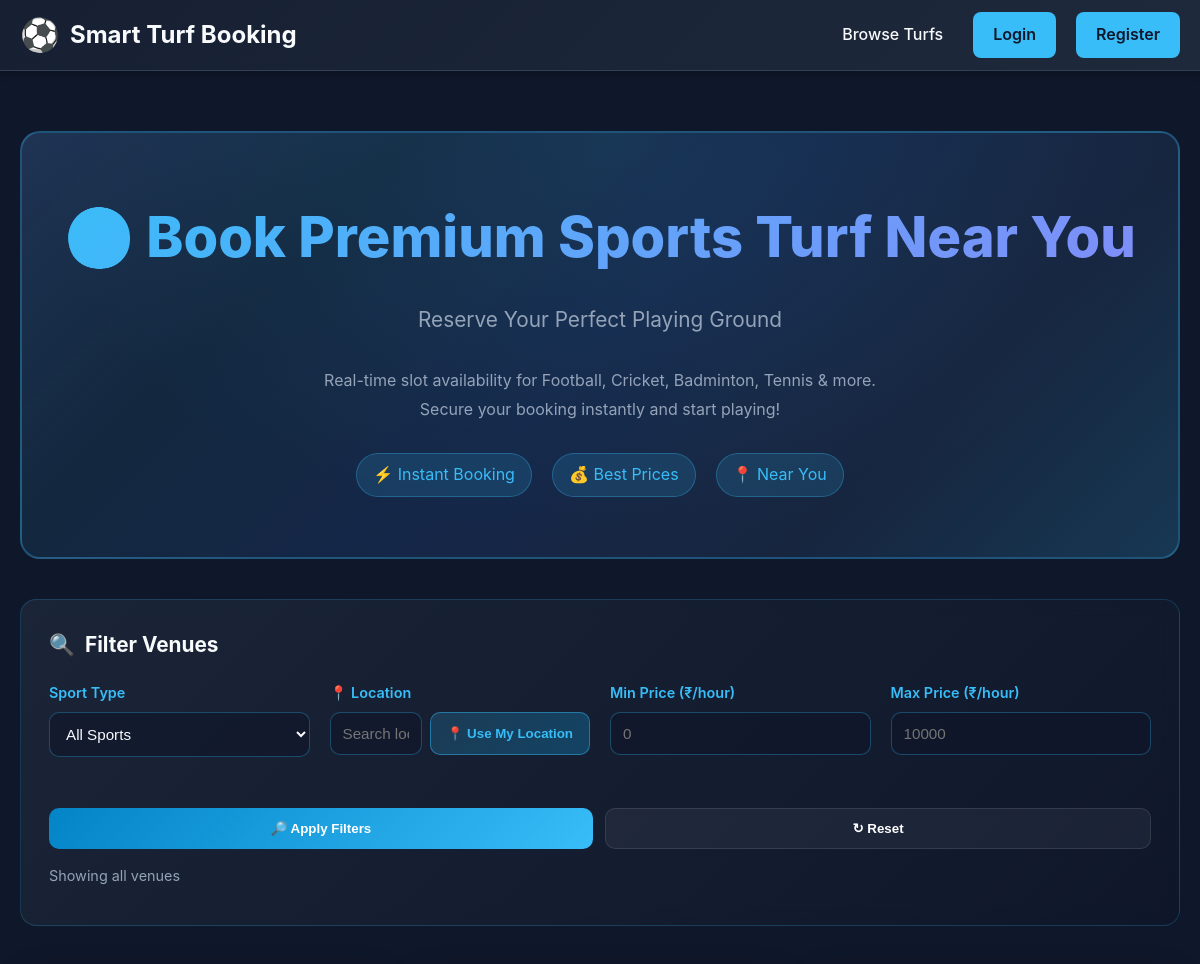
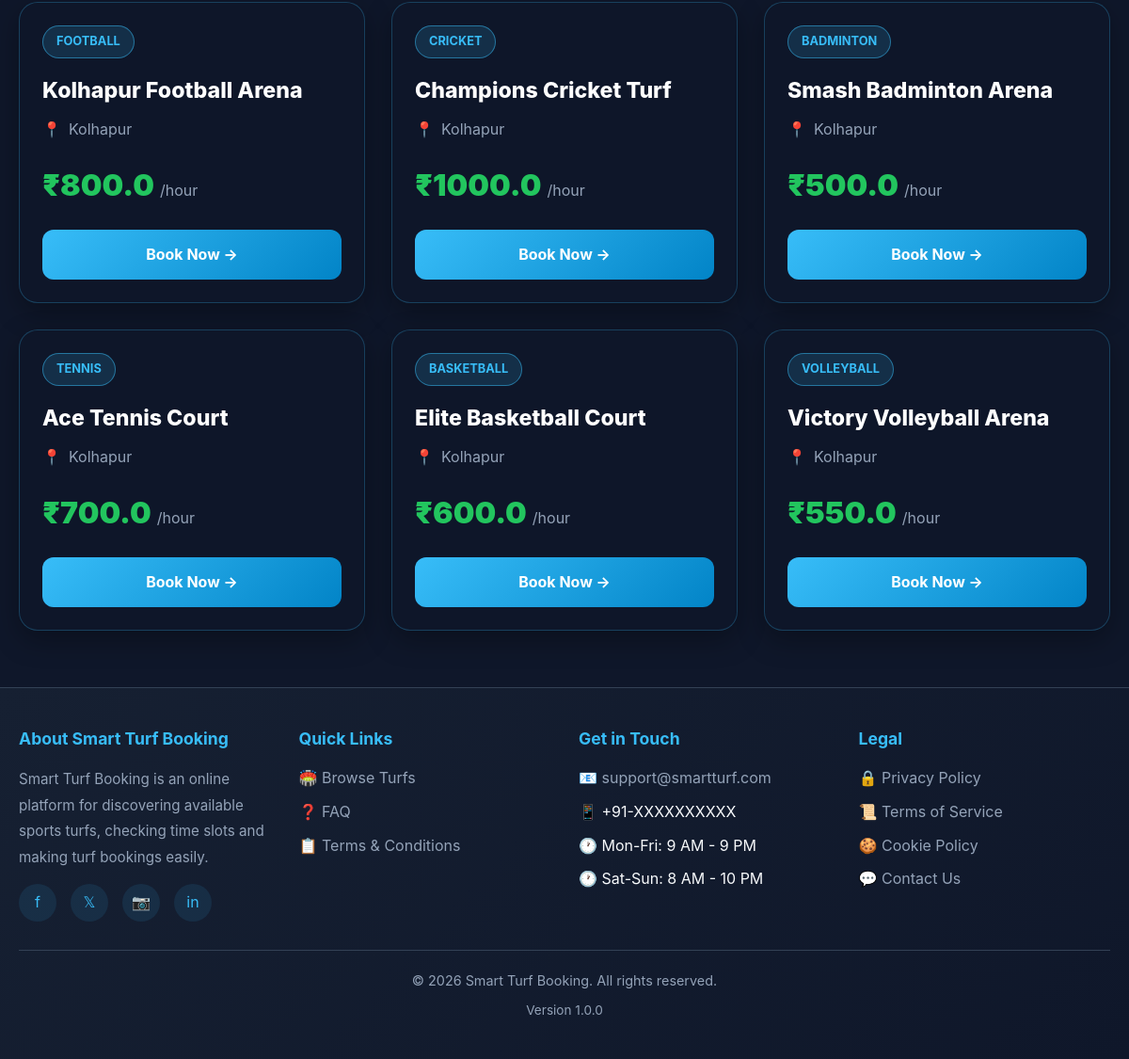
Screenshot of /grounds with the database file from the repository (2 pictures, top to bottom).
### tables this page shows
CREATE TABLE turfs (
            id INTEGER PRIMARY KEY AUTOINCREMENT,
            name TEXT NOT NULL,
            location TEXT NOT NULL,
            sport_type TEXT NOT NULL,
            price_per_hour REAL NOT NULL,
            description TEXT DEFAULT '',
            created_at TEXT DEFAULT CURRENT_TIMESTAMP
        );

### app.py (the view)
@app.route("/grounds")
def ground_list():
    conn = get_db()
    grounds = conn.execute("""
        SELECT *
        FROM turfs
        ORDER BY id ASC
    """).fetchall()
    conn.close()
    return render_template(
        "grounds.html",
        grounds=grounds
    )

### app.py (called while the page is built, shortened)
def get_db():
    conn = sqlite3.connect(DATABASE)
    conn.row_factory = sqlite3.Row
    return conn

@app.context_processor
def inject_current_user():
    user = None
    return {
        "current_user": CurrentUser(user)
    }

    @property
    def is_authenticated(self):
        return self.user is not None

### templates/grounds.html (shortened to what this page needs)
{% extends "base.html" %}
{% block content %}
<div class="page-wrapper">
    <div class="hero">
        <div class="hero-content">
            <h1>
                ⚽ Book Premium Sports Turf Near You
            </h1>
            <p class="hero-subtitle">
                Reserve Your Perfect Playing Ground
            </p>
            <p class="hero-description">
                Real-time slot availability for Football,
                Cricket, Badminton, Tennis & more.
                Secure your booking instantly and start playing!
            </p>
            <div class="hero-icons">
                <div class="icon-badge">
                    ⚡ Instant Booking
                </div>
                <div class="icon-badge">
                    💰 Best Prices
                </div>
                <div class="icon-badge">
                    📍 Near You
                </div>
            </div>
        </div>
    </div>
    <div class="filters-container">
        <div class="filters-title">
            🔍
            <span>
                Filter Venues
            </span>
        </div>
        <div class="filters-grid">
            <div class="filter-group">
                <label for="sportFilter">
                    Sport Type
                </label>
                <select id="sportFilter">
                    <option value="">
                        All Sports
                    </option>
                </select>
            </div>
            <div class="filter-group">
                <label for="locationFilter">
                    📍 Location
                </label>
                <div class="location-input-wrapper">
                    <input
                        type="text"
                        id="locationFilter"
                        placeholder="Search location..."
                    >
                    <button
                        type="button"
                        class="location-btn"
                        onclick="requestUserLocation()"
                    >
                        📍 Use My Location
                    </button>
                </div>
                <div
                    id="locationStatus"
                    class="location-status"
                ></div>
            </div>
            <div class="filter-group">
                <label for="priceMinFilter">
                    Min Price (₹/hour)
                </label>
                <input
                    type="number"
                    id="priceMinFilter"
                    placeholder="0"
                    min="0"
                >
            </div>
            <div class="filter-group">
                <label for="priceMaxFilter">
                    Max Price (₹/hour)
                </label>
                <input
                    type="number"
                    id="priceMaxFilter"
                    placeholder="10000"
                    min="0"
                >
            </div>
        </div>
        <div class="filter-actions">
            <button
                class="btn-filter"
                onclick="applyFilters()"
            >
                🔎 Apply Filters
            </button>
            <button
                class="btn-filter-reset"
                onclick="resetFilters()"
            >
                ↻ Reset
            </button>
        </div>
        <div class="filter-results-info">
            <span id="resultsCount">
                Showing all venues
            </span>
        </div>
    </div>
    <div
        class="grounds-grid"
        id="groundsGrid"
    >
        {% if grounds %}
            {% for ground in grounds %}
                <div
                    class="ground-card"
                    data-sport="{{ ground.sport_type }}"
                    data-location="{{ ground.location }}"
                    data-price="{{ ground.price_per_hour or 500 }}"
                >
                    <div>
                        <span class="card-badge">
                            {{ ground.sport_type or 'Sports' }}
                        </span>
                        <h2 class="card-title">
                            {{ ground.name }}
                        </h2>
                        <div class="card-location">
                            <span>📍</span>
                            <span>
                                {{ ground.location }}
                            </span>
                        </div>
                    </div>
                    <div>
                        <div class="card-price-container">
                            <span class="card-price">
                                ₹{{ ground.price_per_hour or 500 }}
                            </span>
                            <span class="price-unit">
                                /hour
                            </span>
                        </div>
                        <a
                            href="{{ url_for('create_booking', ground_id=ground.id) }}"
                            class="btn-book"
                        >
                            Book Now →
                        </a>
                    </div>
                </div>
            {% endfor %}
        {% endif %}
    </div>
</div>
{% endblock %}

### templates/base.html (shortened to what this page needs)
<!DOCTYPE html>
<html lang="en">
<head>
</head>
<body>
<header>
    <div class="header-container">
        <a href="{{ url_for('ground_list') }}" class="logo">
            <span class="logo-icon">⚽</span>
            <span>Smart Turf Booking</span>
        </a>
        <nav>
            <ul class="nav-links">
                <li>
                    <a href="{{ url_for('ground_list') }}">
                        Browse Turfs
                    </a>
                </li>
            </ul>
            <div class="user-section">
                {% if current_user.is_authenticated %}
                    <div class="user-info">
                        <span>
                            Welcome,
                            <strong>{{ current_user.username }}</strong>
                        </span>
                    </div>
                    <a href="{{ url_for('logout') }}"
                       class="btn-nav btn-logout">
                        Logout
                    </a>
                {% else %}
                    <a href="{{ url_for('login') }}"
                       class="btn-nav">
                        Login
                    </a>
                    <a href="{{ url_for('register') }}"
                       class="btn-nav">
                        Register
                    </a>
                {% endif %}
            </div>
        </nav>
    </div>
</header>
<main>
    {% block content %}
    {% endblock %}
</main>
<footer>
    <div class="footer-container">
        <div class="footer-content">
            <div class="footer-section">
                <h4>About Smart Turf Booking</h4>
                <p>
                    Smart Turf Booking is an online platform for
                    discovering available sports turfs, checking
                    time slots and making turf bookings easily.
                </p>
                <div class="social-links">
                    <a href="#">f</a>
                    <a href="#">𝕏</a>
                    <a href="#">📷</a>
                    <a href="#">in</a>
                </div>
            </div>
            <div class="footer-section">
                <h4>Quick Links</h4>
                <ul class="footer-links">
                    <li>
                        <a href="{{ url_for('ground_list') }}">
                            🏟️ Browse Turfs
                        </a>
                    </li>
                    <li>
                        <a href="#faq">
                            ❓ FAQ
                        </a>
                    </li>
                    <li>
                        <a href="#terms">
                            📋 Terms & Conditions
                        </a>
                    </li>
                </ul>
            </div>
            <div class="footer-section">
                <h4>Get in Touch</h4>
                <ul class="footer-links">
                    <li>
                        📧
                        <a href="mailto:support@smartturf.com">
                            support@smartturf.com
                        </a>
                    </li>
                    <li>
                        📱 +91-XXXXXXXXXX
                    </li>
                    <li>
                        🕐 Mon-Fri: 9 AM - 9 PM
                    </li>
                    <li>
                        🕐 Sat-Sun: 8 AM - 10 PM
                    </li>
                </ul>
            </div>
            <div class="footer-section">
                <h4>Legal</h4>
                <ul class="footer-links">
                    <li>
                        <a href="#privacy">
                            🔒 Privacy Policy
                        </a>
                    </li>
                    <li>
                        <a href="#terms">
                            📜 Terms of Service
                        </a>
                    </li>
                    <li>
                        <a href="#cookies">
                            🍪 Cookie Policy
                        </a>
                    </li>
                    <li>
                        <a href="#contact">
                            💬 Contact Us
                        </a>
                    </li>
                </ul>
            </div>
        </div>
        <div class="footer-bottom">
            <p>
                &copy; 2026 Smart Turf Booking.
                All rights reserved.
            </p>
            <p style="margin-top: 10px; font-size: 0.85rem;">
                Version 1.0.0
            </p>
        </div>
    </div>
</footer>
</body>
</html>

### templates/base.html (style rules this page uses)
* { margin: 0; padding: 0; box-sizing: border-box; }
:root { --bg: #0f172a; --bg-secondary: #1e293b; --accent: #38bdf8; --accent-hover: #0ea5e9; --text: #f8fafc; --text-muted: #94a3b8; --border: #334155; --success: #4ade80; --danger: #fca5a5; --warning: #fbbf24; }
html { scroll-behavior: smooth; }
body { font-family: -apple-system, BlinkMacSystemFont, "Segoe UI", Roboto, Oxygen, Ubuntu, Cantarell, sans-serif; background: var(--bg); color: var(--text); line-height: 1.6; min-height: 100vh; display: flex; flex-direction: column; }
header { background: linear-gradient(135deg, #162032 0%, #1e293b 100%); border-bottom: 1px solid var(--border); position: sticky; top: 0; z-index: 1000; box-shadow: 0 2px 8px rgba(0, 0, 0, 0.3); }
.header-container { max-width: 1200px; margin: 0 auto; padding: 0 20px; display: flex; justify-content: space-between; align-items: center; min-height: 70px; }
.logo { display: flex; align-items: center; gap: 10px; font-size: 1.5rem; font-weight: 700; color: var(--text); text-decoration: none; }
.logo-icon { font-size: 2rem; }
nav { display: flex; align-items: center; gap: 30px; }
.nav-links { display: flex; gap: 30px; align-items: center; list-style: none; }
.nav-links a { color: var(--text); text-decoration: none; font-weight: 500; transition: color 0.3s ease; }
.user-section { display: flex; align-items: center; gap: 20px; }
.btn-nav { background: var(--accent); color: var(--bg); padding: 10px 20px; border-radius: 8px; font-weight: 600; border: none; cursor: pointer; text-decoration: none; display: inline-block; }
main { flex: 1; width: 100%; max-width: 1200px; margin: 0 auto; padding: 40px 20px; }
footer { background: linear-gradient(135deg, #162032 0%, #0f172a 100%); border-top: 1px solid var(--border); margin-top: auto; }
.footer-container { max-width: 1200px; margin: 0 auto; padding: 40px 20px; }
.footer-content { display: grid; grid-template-columns: repeat(auto-fit, minmax(250px, 1fr)); gap: 30px; margin-bottom: 30px; }
.footer-section h4 { color: var(--accent); margin-bottom: 15px; font-size: 1.1rem; }
.footer-section p { color: var(--text-muted); font-size: 0.95rem; line-height: 1.8; }
.footer-links { list-style: none; }
.footer-links li { margin-bottom: 10px; }
.footer-links a { color: var(--text-muted); text-decoration: none; }
.footer-bottom { border-top: 1px solid var(--border); padding-top: 20px; text-align: center; color: var(--text-muted); font-size: 0.9rem; }
.social-links { display: flex; gap: 15px; margin-top: 15px; }
.social-links a { display: inline-flex; align-items: center; justify-content: center; width: 40px; height: 40px; background: rgba(56, 189, 248, 0.1); border-radius: 50%; color: var(--accent); text-decoration: none; }

### rows the page displays
turfs: sport_type "FOOTBALL", name "Kolhapur Football Arena", location "Kolhapur", price_per_hour "800.0"
turfs: sport_type "CRICKET", name "Champions Cricket Turf", location "Kolhapur", price_per_hour "1000.0"
turfs: sport_type "BADMINTON", name "Smash Badminton Arena", location "Kolhapur", price_per_hour "500.0"
turfs: sport_type "TENNIS", name "Ace Tennis Court", location "Kolhapur", price_per_hour "700.0"
turfs: sport_type "BASKETBALL", name "Elite Basketball Court", location "Kolhapur", price_per_hour "600.0"
turfs: sport_type "VOLLEYBALL", name "Victory Volleyball Arena", location "Kolhapur", price_per_hour "550.0"
